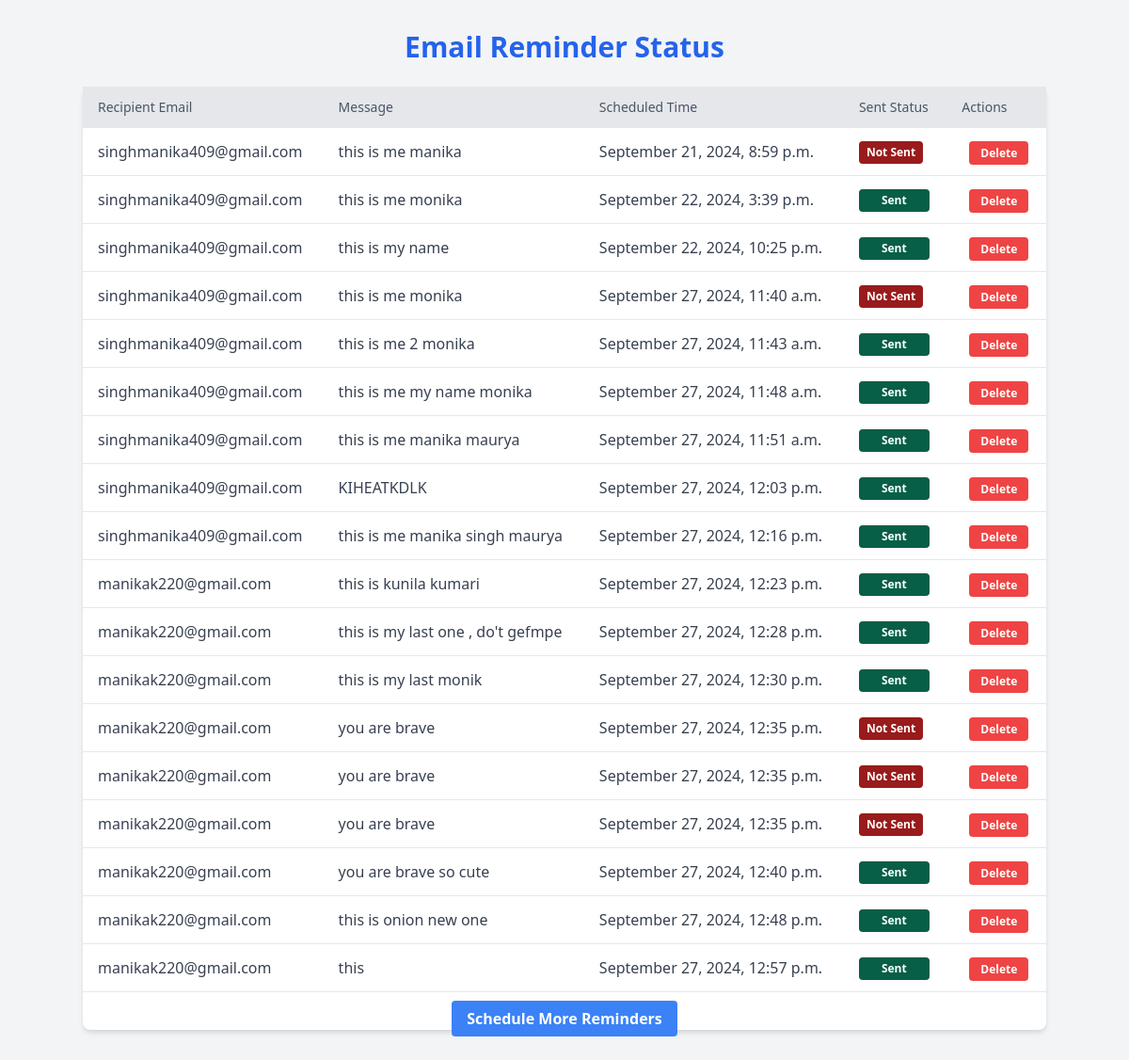
The app's page /status/ with its own data.
### scheduler/models.py (models this page shows, shortened)
class EmailSchedule(models.Model):
    reminder = models.ForeignKey(EmailReminder, on_delete=models.CASCADE)
    is_sent = models.BooleanField(default=False)
    task_id = models.CharField(max_length=255, blank=True, null=True, unique=True)

class EmailReminder(models.Model):
    recipient_email = models.EmailField(blank=False, null=False)
    message = models.TextField(blank=False, null=False)
    scheduled_time = models.DateTimeField(blank=False, null=False)

### scheduler/views.py (the view)
# urls.py: path('status/', views.email_status_view, name='email_status'),
def email_status_view(request):
    schedules = EmailSchedule.objects.all()
    now = timezone.now()  # Get the current time for comparison
    return render(request, 'scheduler/email_status.html', {'schedules': schedules, 'now': now})

### scheduler/templates/scheduler/email_status.html (shortened to what this page needs)
<!DOCTYPE html>
<html lang="en">
<head>
    {% load static %}
    <link href="{% static 'scheduler/output.css' %}" rel="stylesheet">
    <link href="https://cdn.jsdelivr.net/npm/tailwindcss@2.2.19/dist/tailwind.min.css" rel="stylesheet">
</head>
<body class="bg-gray-100">
    <div class="container mx-auto my-8">
        <h1 class="text-3xl font-bold text-center text-blue-600 mb-6">Email Reminder Status</h1>
        <div class="bg-white shadow-md rounded-lg">
            <div class="overflow-x-auto">
                <table class="min-w-full">
                    <thead class="bg-gray-200">
                        <tr>
                            <th class="py-3 px-4 text-left text-sm font-medium text-gray-600">Recipient Email</th>
                            <th class="py-3 px-4 text-left text-sm font-medium text-gray-600">Message</th>
                            <th class="py-3 px-4 text-left text-sm font-medium text-gray-600">Scheduled Time</th>
                            <th class="py-3 px-4 text-left text-sm font-medium text-gray-600">Sent Status</th>
                            <th class="py-3 px-4 text-left text-sm font-medium text-gray-600">Actions</th>
                        </tr>
                    </thead>
                    <tbody class="text-gray-700">
                        {% for schedule in schedules %}
                            <tr class="border-b hover:bg-gray-100">
                                <td class="py-3 px-4">{{ schedule.reminder.recipient_email }}</td>
                                <td class="py-3 px-4">{{ schedule.reminder.message }}</td>
                                <td class="py-3 px-4">{{ schedule.reminder.scheduled_time|date:"F j, Y, g:i a" }}</td>
                                <td class="py-3 px-4">
                                    {% if schedule.reminder.scheduled_time < now %}
                                        {% if schedule.is_sent %}
                                            <span class="inline-block bg-green-800 text-white text-xs font-semibold px-6 py-1 rounded">Sent</span>
                                        {% else %}
                                            <span class="inline-block bg-red-800 text-white text-xs font-semibold px-2 py-1 rounded">Not Sent</span>
                                        {% endif %}
                                    {% else %}
                                        <span class="inline-block bg-yellow-500 text-white text-xs font-semibold px-2 py-1 rounded">Pending</span>
                                    {% endif %}
                                </td>
                                <td class="py-3 px-4">
                                    <a href="{% url 'delete_reminder' schedule.reminder.id %}" class="bg-red-500 text-white font-semibold py-1 px-3 rounded hover:bg-red-600 transition duration-300 text-xs ml-2">
                                        Delete
                                    </a>
                                </td>
                            </tr>
                        {% empty %}
                            <tr>
                                <td colspan="5" class="text-center text-gray-500 py-4">No scheduled emails found.</td>
                            </tr>
                        {% endfor %}
                    </tbody>
                </table>
            </div>
            <div class="text-center my-4">
                <a href="{% url 'email_reminder' %}" class="bg-blue-500 text-white font-semibold py-2 px-4 rounded hover:bg-blue-600 transition duration-300">Schedule More Reminders</a>
            </div>
        </div>
    </div>
</body>
</html>

### records on screen
EmailSchedule: reminder.recipient_email "singhmanika409@gmail.com", reminder.message "this is me manika", reminder.scheduled_time "September 21, 2024, 8:59 p.m.", is_sent "Not Sent"
EmailSchedule: reminder.recipient_email "singhmanika409@gmail.com", reminder.message "this is me monika", reminder.scheduled_time "September 22, 2024, 3:39 p.m.", is_sent "Sent"
EmailSchedule: reminder.recipient_email "singhmanika409@gmail.com", reminder.message "this is my name", reminder.scheduled_time "September 22, 2024, 10:25 p.m.", is_sent "Sent"
EmailSchedule: reminder.recipient_email "singhmanika409@gmail.com", reminder.message "this is me monika", reminder.scheduled_time "September 27, 2024, 11:40 a.m.", is_sent "Not Sent"
EmailSchedule: reminder.recipient_email "singhmanika409@gmail.com", reminder.message "this is me 2 monika", reminder.scheduled_time "September 27, 2024, 11:43 a.m.", is_sent "Sent"
EmailSchedule: reminder.recipient_email "singhmanika409@gmail.com", reminder.message "this is me my name monika", reminder.scheduled_time "September 27, 2024, 11:48 a.m.", is_sent "Sent"
EmailSchedule: reminder.recipient_email "singhmanika409@gmail.com", reminder.message "this is me manika maurya", reminder.scheduled_time "September 27, 2024, 11:51 a.m.", is_sent "Sent"
EmailSchedule: reminder.recipient_email "singhmanika409@gmail.com", reminder.message "KIHEATKDLK", reminder.scheduled_time "September 27, 2024, 12:03 p.m.", is_sent "Sent"
EmailSchedule: reminder.recipient_email "singhmanika409@gmail.com", reminder.message "this is me manika singh maurya", reminder.scheduled_time "September 27, 2024, 12:16 p.m.", is_sent "Sent"
EmailSchedule: reminder.recipient_email "manikak220@gmail.com", reminder.message "this is kunila kumari", reminder.scheduled_time "September 27, 2024, 12:23 p.m.", is_sent "Sent"
EmailSchedule: reminder.recipient_email "manikak220@gmail.com", reminder.message "this is my last one , do't gefmpe", reminder.scheduled_time "September 27, 2024, 12:28 p.m.", is_sent "Sent"
EmailSchedule: reminder.recipient_email "manikak220@gmail.com", reminder.message "this is my last monik", reminder.scheduled_time "September 27, 2024, 12:30 p.m.", is_sent "Sent"
EmailSchedule: reminder.recipient_email "manikak220@gmail.com", reminder.message "you are brave", reminder.scheduled_time "September 27, 2024, 12:35 p.m.", is_sent "Not Sent"
EmailSchedule: reminder.recipient_email "manikak220@gmail.com", reminder.message "you are brave", reminder.scheduled_time "September 27, 2024, 12:35 p.m.", is_sent "Not Sent"
EmailSchedule: reminder.recipient_email "manikak220@gmail.com", reminder.message "you are brave", reminder.scheduled_time "September 27, 2024, 12:35 p.m.", is_sent "Not Sent"
EmailSchedule: reminder.recipient_email "manikak220@gmail.com", reminder.message "you are brave so cute", reminder.scheduled_time "September 27, 2024, 12:40 p.m.", is_sent "Sent"
EmailSchedule: reminder.recipient_email "manikak220@gmail.com", reminder.message "this is onion new one", reminder.scheduled_time "September 27, 2024, 12:48 p.m.", is_sent "Sent"
EmailSchedule: reminder.recipient_email "manikak220@gmail.com", reminder.message "this", reminder.scheduled_time "September 27, 2024, 12:57 p.m.", is_sent "Sent"
